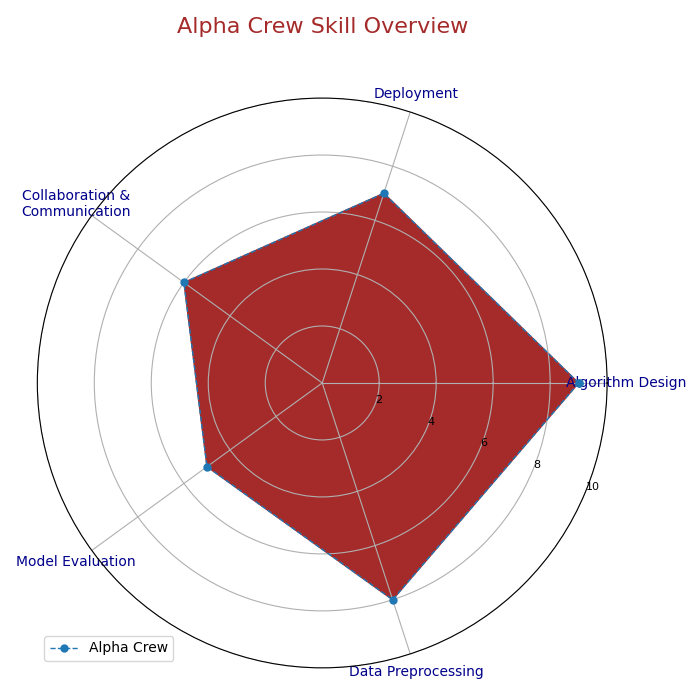

The Python source for this figure:
import numpy as np
import matplotlib.pyplot as plt
from math import pi

skill_areas = [
    'Algorithm Design', 'Deployment', 'Collaboration &\nCommunication',
    'Model Evaluation', 'Data Preprocessing'
]

alpha_team_skills = [7, 5, 9, 6, 8]
beta_team_skills = [8, 6, 5, 7, 7]
gamma_team_skills = [6, 8, 4, 9, 6]
delta_team_skills = [9, 7, 6, 5, 8]

teams_data = {
    'Team Gamma': alpha_team_skills,
    'Squad Beta': beta_team_skills,
    'Delta Group': gamma_team_skills,
    'Alpha Crew': delta_team_skills
}

team_colors = {
    'Team Gamma': 'purple',
    'Squad Beta': 'teal',
    'Delta Group': 'magenta',
    'Alpha Crew': 'brown'
}

def create_radar_chart(title, team_data, labels, team_name, color):
    num_vars = len(labels)
    angles = np.linspace(0, 2 * pi, num_vars, endpoint=False).tolist()

    team_data += team_data[:1]
    angles += angles[:1]

    fig, ax = plt.subplots(figsize=(7, 7), subplot_kw=dict(polar=True))
    plt.xticks(angles[:-1], labels, color='darkblue', size=10)
    ax.set_rlabel_position(-22.5)
    plt.yticks([2, 4, 6, 8, 10], ["2", "4", "6", "8", "10"], color="black", size=8)
    plt.ylim(0, 10)

    ax.plot(angles, team_data, linewidth=1, linestyle='dashed', marker='o', markersize=5, label=team_name)
    ax.fill(angles, team_data, color=color)  # Removed alpha for full fill

    plt.title(title, size=16, color=color, y=1.1)
    plt.legend(loc='lower left')

for team_name, skill_levels in teams_data.items():
    create_radar_chart(f'{team_name} Skill Overview', skill_levels, skill_areas, team_name, team_colors[team_name])

plt.tight_layout()
plt.show()
